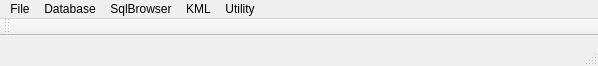
<?xml version="1.0" encoding="UTF-8"?>
<ui version="4.0">
 <class>qglobe_toolClass</class>
 <widget class="QMainWindow" name="qglobe_toolClass">
  <property name="geometry">
   <rect>
    <x>0</x>
    <y>0</y>
    <width>598</width>
    <height>66</height>
   </rect>
  </property>
  <property name="windowTitle">
   <string>qglobe_tool</string>
  </property>
  <widget class="QWidget" name="centralWidget">
   <property name="sizePolicy">
    <sizepolicy hsizetype="Preferred" vsizetype="Minimum">
     <horstretch>0</horstretch>
     <verstretch>0</verstretch>
    </sizepolicy>
   </property>
   <property name="maximumSize">
    <size>
     <width>16777215</width>
     <height>32</height>
    </size>
   </property>
  </widget>
  <widget class="QMenuBar" name="menuBar">
   <property name="geometry">
    <rect>
     <x>0</x>
     <y>0</y>
     <width>598</width>
     <height>18</height>
    </rect>
   </property>
   <widget class="QMenu" name="menuDatabase">
    <property name="title">
     <string>Database</string>
    </property>
    <addaction name="actionShowQGlobeExtractDlg"/>
    <addaction name="actionHopeDBToQGlobe"/>
    <addaction name="actionWriteRemoveJgw"/>
    <addaction name="actionShowSimpleBuildingProDlg"/>
    <addaction name="actionLatLongToImage"/>
    <addaction name="actionImageMerge"/>
    <addaction name="actionGeoShape"/>
   </widget>
   <widget class="QMenu" name="menuSqlBrowser">
    <property name="title">
     <string>SqlBrowser</string>
    </property>
    <addaction name="actionSqlBrowser"/>
   </widget>
   <widget class="QMenu" name="menuUtility">
    <property name="title">
     <string>Utility</string>
    </property>
    <addaction name="actionTileLatLong"/>
    <addaction name="actionKeyGenerator"/>
    <addaction name="actionMergeJpgFiles"/>
   </widget>
   <widget class="QMenu" name="menuKML">
    <property name="title">
     <string>KML</string>
    </property>
    <addaction name="actionKMLMaker"/>
   </widget>
   <widget class="QMenu" name="menuFile">
    <property name="title">
     <string>File</string>
    </property>
    <addaction name="actionExit"/>
   </widget>
   <addaction name="menuFile"/>
   <addaction name="menuDatabase"/>
   <addaction name="menuSqlBrowser"/>
   <addaction name="menuKML"/>
   <addaction name="menuUtility"/>
  </widget>
  <widget class="QToolBar" name="toolBar">
   <property name="windowTitle">
    <string>toolBar</string>
   </property>
   <attribute name="toolBarArea">
    <enum>TopToolBarArea</enum>
   </attribute>
   <attribute name="toolBarBreak">
    <bool>false</bool>
   </attribute>
  </widget>
  <widget class="QStatusBar" name="statusBar"/>
  <action name="actionShowQGlobeExtractDlg">
   <property name="text">
    <string>Extract</string>
   </property>
  </action>
  <action name="actionShowSimpleBuildingProDlg">
   <property name="text">
    <string>Generate Simple Building </string>
   </property>
  </action>
  <action name="actionHopeDBToQGlobe">
   <property name="text">
    <string>Make Gt File</string>
   </property>
  </action>
  <action name="actionWriteRemoveJgw">
   <property name="text">
    <string>Write Or Remove jgw files</string>
   </property>
  </action>
  <action name="actionLatLongToImage">
   <property name="text">
    <string>Tiling Image</string>
   </property>
  </action>
  <action name="actionImageMerge">
   <property name="text">
    <string>Merge Images</string>
   </property>
  </action>
  <action name="actionShowBrowser">
   <property name="text">
    <string>ShowBrowser</string>
   </property>
  </action>
  <action name="actionSqlBrowser">
   <property name="text">
    <string>SqlBrowser</string>
   </property>
  </action>
  <action name="actionTileLatLong">
   <property name="text">
    <string>TileLatLong</string>
   </property>
  </action>
  <action name="actionGeoShape">
   <property name="text">
    <string>Make GeoShape</string>
   </property>
  </action>
  <action name="actionKMLMaker">
   <property name="text">
    <string>KMLMaker</string>
   </property>
  </action>
  <action name="actionKeyGenerator">
   <property name="text">
    <string>KeyGenerator</string>
   </property>
  </action>
  <action name="actionMergeJpgFiles">
   <property name="text">
    <string>Merge Jpg Files</string>
   </property>
  </action>
  <action name="actionExit">
   <property name="text">
    <string>Exit</string>
   </property>
  </action>
 </widget>
 <layoutdefault spacing="6" margin="11"/>
 <resources>
  <include location="qglobe_tool.qrc"/>
 </resources>
 <connections/>
</ui>
